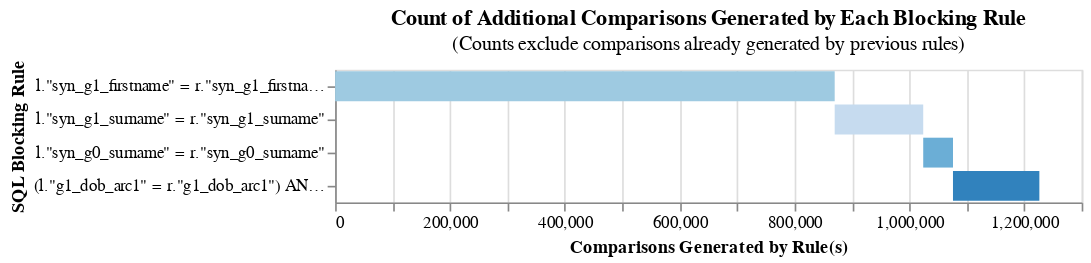

Write notebook code for a chart like this one.
### Code cell
# Scenario 2, relaxed blocking rules, strategy 2
from splink.duckdb.blocking_rule_library import block_on
setting_test = {
        "link_type": "link_only",
    "probability_two_random_records_match": 1/13281,
    "blocking_rules_to_generate_predictions": [       
        block_on(["syn_g1_firstname"]),
        block_on(["syn_g1_surname"]),
        block_on(["syn_g0_surname"]),
        block_on(["g1_dob_arc1", "g1_gender_arc"]),
    ]
}

linker = DuckDBLinker(
    [gold_df, df],
    settings_dict= setting_test,
    input_table_aliases=["df_left","df_right"]
)


linker.cumulative_num_comparisons_from_blocking_rules_chart()

### Figure 1 — Vega-Lite specification as saved in the notebook (floating-point values rounded to 4 significant figures)
{"config": {"view": {"continuousWidth": 300, "continuousHeight": 300}}, "data": {"name": "data-e1481bc258eeab465c572e797b5358e1"}, "mark": "bar", "encoding": {"color": {"field": "rule", "legend": null, "scale": {"scheme": "category20c"}}, "order": {"field": "cumulative_rows"}, "tooltip": [{"field": "rule", "title": "SQL Condition", "type": "nominal"}, {"field": "row_count", "format": ",", "title": "Comparisons Generated", "type": "quantitative"}, {"field": "cumulative_rows", "format": ",", "title": "Cumulative Comparisons", "type": "quantitative"}, {"field": "cartesian", "format": ",", "title": "Cartesian Product of Input Data", "type": "quantitative"}, {"field": "reduction_ratio", "title": "Reduction Ratio (cumulative rows/cartesian product)", "type": "nominal"}], "x": {"field": "start", "title": "Comparisons Generated by Rule(s)", "type": "quantitative"}, "x2": {"field": "cumulative_rows"}, "y": {"field": "rule", "sort": ["-x2"], "title": "SQL Blocking Rule"}}, "height": {"step": 20}, "title": {"text": "Count of Additional Comparisons Generated by Each Blocking Rule", "subtitle": "(Counts exclude comparisons already generated by previous rules)"}, "width": 450, "$schema": "https://vega.github.io/schema/vega-lite/v5.9.3.json", "datasets": {"data-e1481bc258eeab465c572e797b5358e1": [{"row_count": 869924, "rule": "l.\"syn_g1_firstname\" = r.\"syn_g1_firstname\"", "cumulative_rows": 869924, "cartesian": 176384961, "reduction_ratio": "The rolling reduction ratio with your given blocking rule(s) is 0.995068. This represents the reduction in the total number of comparisons due to your rule(s).", "start": 0}, {"row_count": 154175, "rule": "l.\"syn_g1_surname\" = r.\"syn_g1_surname\"", "cumulative_rows": 1024099, "cartesian": 176384961, "reduction_ratio": "The rolling reduction ratio with your given blocking rule(s) is 0.994194. This represents the reduction in the total number of comparisons due to your rule(s).", "start": 869924}, {"row_count": 51809, "rule": "l.\"syn_g0_surname\" = r.\"syn_g0_surname\"", "cumulative_rows": 1075908, "cartesian": 176384961, "reduction_ratio": "The rolling reduction ratio with your given blocking rule(s) is 0.9939. This represents the reduction in the total number of comparisons due to your rule(s).", "start": 1024099}, {"row_count": 150422, "rule": "(l.\"g1_dob_arc1\" = r.\"g1_dob_arc1\") AND (l.\"g1_gender_arc\" = r.\"g1_gender_arc\")", "cumulative_rows": 1226330, "cartesian": 176384961, "reduction_ratio": "The rolling reduction ratio with your given blocking rule(s) is 0.993047. This represents the reduction in the total number of comparisons due to your rule(s).", "start": 1075908}]}}
